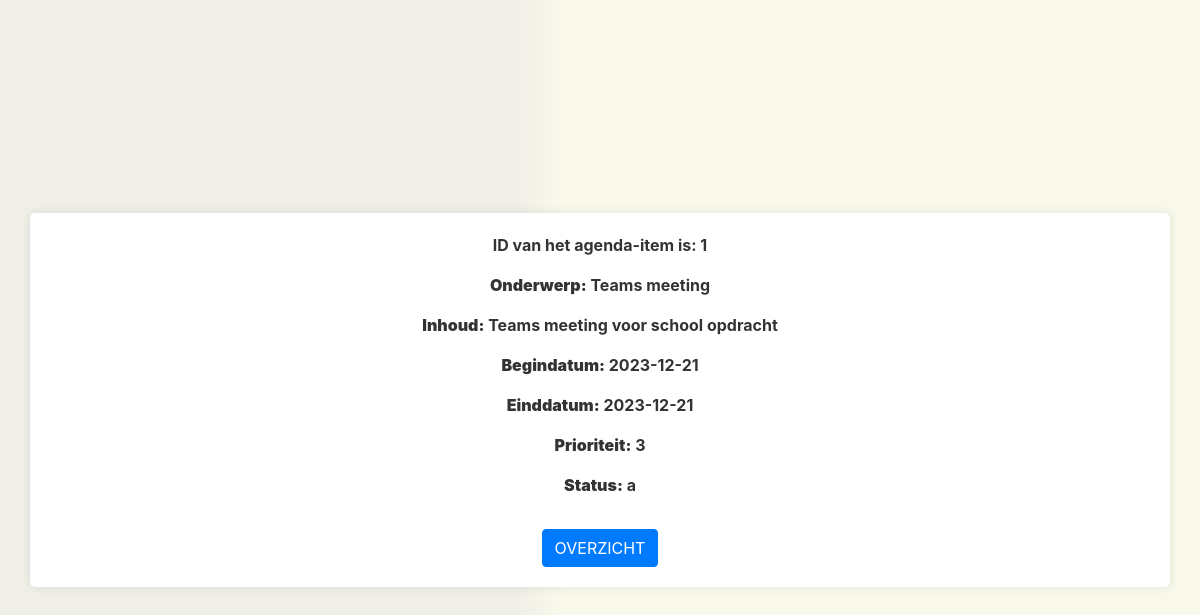
The page /PHP/detail.php?id=1 (signed in) on the database its author committed.
### tables this page shows
CREATE TABLE `crud_agenda` (
  `ID` int(11) NOT NULL COMMENT 'De key, auto nummering',
  `Onderwerp` varchar(30) NOT NULL COMMENT 'Titel',
  `Inhoud` text NOT NULL COMMENT 'Wat moet er allemaal gebeuren?',
  `Begindatum` date NOT NULL COMMENT 'Standaard de dag van vandaag',
  `Einddatum` date NOT NULL COMMENT 'Alleen datum, geen tijd',
  `Prioriteit` tinyint(4) NOT NULL COMMENT 'van 1 tot 5',
  `Status` enum('n','b','a') NOT NULL COMMENT '''niet begonnen'', ''bezig'', ''afgerond'''
);

### PHP/detail.php (the view, shortened to what this page needs)
<!DOCTYPE html>
<html>
<head>
    <link rel="stylesheet" href="../CSS/detail.css">
    <link href="https://stackpath.bootstrapcdn.com/bootstrap/4.3.1/css/bootstrap.min.css" rel="stylesheet">
</head>
<body class="d-flex justify-content-center align-items-center vh-100">
<div class="container text-center">
<?php
require 'config.php';
$id = $_GET['id'];
echo "<p><strong style='color: #333;'>ID van het agenda-item is: " . $id . "</p>";
$query = "SELECT * FROM crud_agenda WHERE ID = " . $id;
$result = mysqli_query($mysqli, $query);
if (mysqli_num_rows($result) > 0) {
    $item = mysqli_fetch_assoc($result);
    echo "<p><strong style='color: #333;'>Onderwerp:</strong> " . $item['Onderwerp'] . "</p>";
    echo "<p><strong style='color: #333;'>Inhoud:</strong> " . $item['Inhoud'] . "</p>";
    echo "<p><strong style='color: #333;'>Begindatum:</strong> " . $item['Begindatum'] . "</p>";
    echo "<p><strong style='color: #333;'>Einddatum:</strong> " . $item['Einddatum'] . "</p>";
    echo "<p><strong style='color: #333;'>Prioriteit:</strong> " . $item['Prioriteit'] . "</p>";
    echo "<p><strong style='color: #333;'>Status:</strong> " . $item['Status'] . "</p>";
} else {
    echo "Er is geen record met ID: " . $id . "<br/>";
}
?>
<a href='toonagenda.php' class='btn btn-primary mt-3'>OVERZICHT</a>
</div>
</body>
</html>

### CSS/detail.css (style rules this page uses)
body { font-family: 'Roboto', sans-serif; margin: 0; padding: 20px; background: rgb(217,217,198); background: linear-gradient(90deg, rgba(217,217,198,0.4149860627844888) 43%, rgba(240,240,208,0.4149860627844888) 47%); }
.container { max-width: 600px; margin: auto; padding: 20px; background-color: #fff; border-radius: 5px; box-shadow: 0 0 10px rgba(0, 0, 0, 0.1); }
a { color: #007bff; text-decoration: none; }

### rows shown on the page
crud_agenda: Onderwerp "Teams meeting", Inhoud "Teams meeting voor school opdracht", Begindatum "2023-12-21", Einddatum "2023-12-21", Prioriteit "3", Status "a"

### other values the page prints
$id "1"
